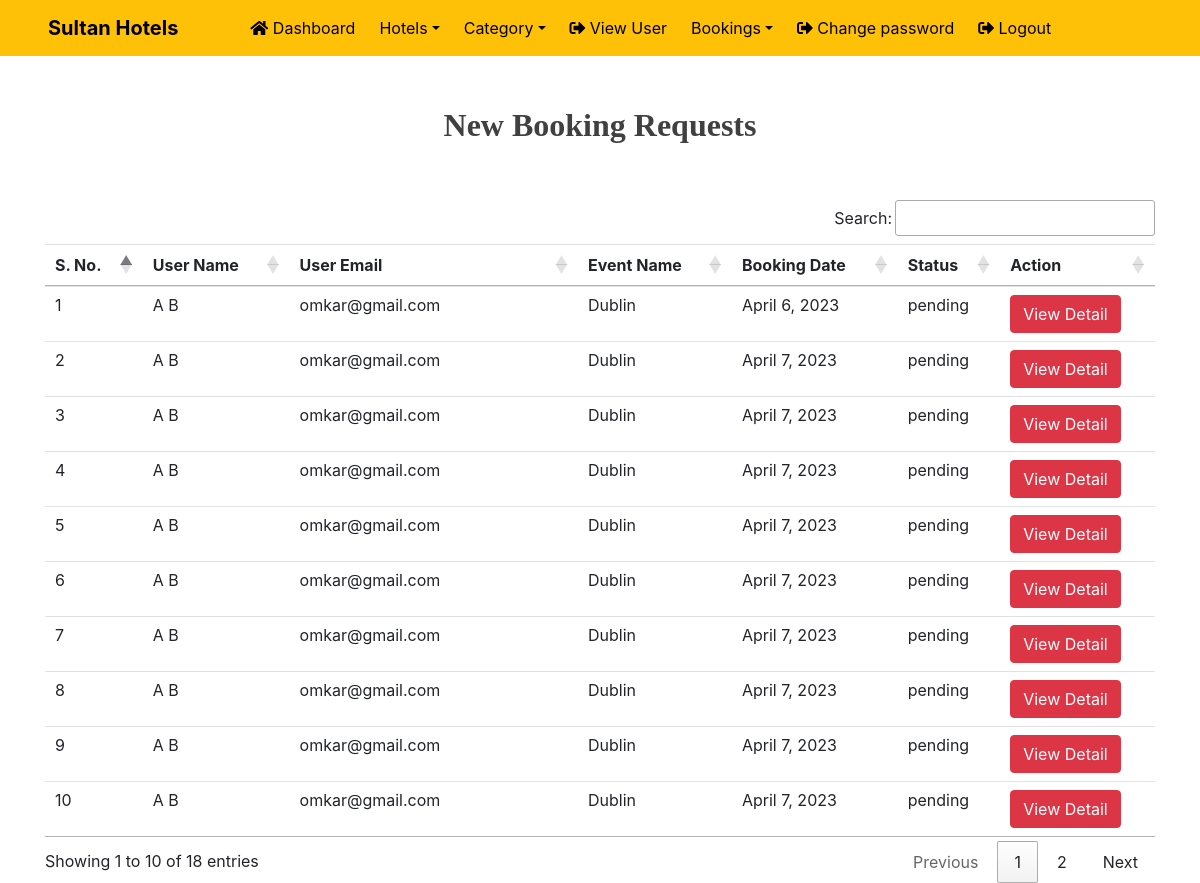
/booking_request (signed in), run on the app's committed database.
### EBS2021/models.py (models this page shows, shortened)
class Booking(models.Model):
    userinfo =models.ForeignKey(UserSignup,on_delete=models.CASCADE)
    eventinfo = models.ForeignKey(Event, on_delete=models.CASCADE)
    person=models.CharField(max_length=100,null=True)
    total=models.CharField(max_length=100,null=True)
    status = models.CharField(max_length=20,null=True)
    bookingdate = models.DateField(null=True)
    cardno = models.CharField(max_length=20,null=True)
    cvv = models.CharField(max_length=10,null=True)
    expirydate = models.CharField(max_length=50,null=True)

class UserSignup(models.Model):
    user = models.ForeignKey(User,on_delete=models.CASCADE)
    mobile = models.CharField(max_length=15,null=True)
    image = models.FileField(null=True)
    address = models.CharField(max_length=300,null=True,default=None)
    regdate = models.DateTimeField(auto_now_add=True,blank=True)

class Event(models.Model):
    eventname=models.CharField(max_length=100,null=True)
    image = models.FileField(null=True)
    category=models.CharField(max_length=100,null=True)
    description = models.CharField(max_length=300,null=True)
    startdate=models.DateField(null=True)
    enddate=models.DateField(null=True)
    venue=models.CharField(max_length=300,null=True)
    entryprice=models.CharField(max_length=100,null=True)
    creationdate = models.DateTimeField(default=datetime.now, blank=True)

### EBS2021/views.py (the view)
# urls.py: path('booking_request', booking_request ,name="booking_request"),
def booking_request(request):
    if not request.user.is_authenticated:
        return redirect('Login')
    b = Booking.objects.filter(status="pending")
    return render(request ,"booking_request.html",locals())

### EBS2021/templates/booking_request.html (shortened to what this page needs)
{% load static %}
{% block body %}
{% include 'header.html' %}
<link rel = stylesheet href="https://cdn.datatables.net/1.10.20/css/jquery.dataTables.min.css">
<link rel = stylesheet href="https://cdn.datatables.net/buttons/1.6.1/css/buttons.dataTables.min.css">
<div class="container" style="margin-top: 50px;">
    <h2 class = "text-center" style = "color : #404040 ; font-weight : bold ;
    font-family : Castellar"> New Booking Requests </h2>
<br><br>
<table class="table table-hover table-responsive-lg"id="example">
    <thead>
        <tr>
           <th>S. No.</th>
            <th>User Name</th>
            <th>User Email</th>
            <th>Event Name</th>
            <th>Booking Date</th>
            <th>Status</th>
            <th>Action</th>
        </tr>
    </thead>
    <tbody>
        {% for i in b %}
        <tr>
            <td>{{forloop.counter}}</td>
            <td>{{i.userinfo.user.first_name}} {{i.userinfo.user.last_name}}</td>
            <td>{{i.userinfo.user.username}}</td>
            <td>{{i.eventinfo.eventname}}</td>
            <td>{{i.bookingdate}}</td>
            <td>{{i.status}}</td>
            <td>
               <a href="{% url 'bookingdetail_admin' i.id %}" class="btn btn-danger">View Detail</a></td>
        </tr>
        {% endfor %}
    </tbody>
</table>
</div>
{% endblock %}

### data on the page
Booking: userinfo.user.first_name "A", userinfo.user.last_name "B", userinfo.user.username "omkar@gmail.com", eventinfo.eventname "Dublin", bookingdate "April 6, 2023", status "pending"
Booking: userinfo.user.first_name "A", userinfo.user.last_name "B", userinfo.user.username "omkar@gmail.com", eventinfo.eventname "Dublin", bookingdate "April 7, 2023", status "pending"
Booking: userinfo.user.first_name "A", userinfo.user.last_name "B", userinfo.user.username "omkar@gmail.com", eventinfo.eventname "Dublin", bookingdate "April 7, 2023", status "pending"
Booking: userinfo.user.first_name "A", userinfo.user.last_name "B", userinfo.user.username "omkar@gmail.com", eventinfo.eventname "Dublin", bookingdate "April 7, 2023", status "pending"
Booking: userinfo.user.first_name "A", userinfo.user.last_name "B", userinfo.user.username "omkar@gmail.com", eventinfo.eventname "Dublin", bookingdate "April 7, 2023", status "pending"
Booking: userinfo.user.first_name "A", userinfo.user.last_name "B", userinfo.user.username "omkar@gmail.com", eventinfo.eventname "Dublin", bookingdate "April 7, 2023", status "pending"
Booking: userinfo.user.first_name "A", userinfo.user.last_name "B", userinfo.user.username "omkar@gmail.com", eventinfo.eventname "Dublin", bookingdate "April 7, 2023", status "pending"
Booking: userinfo.user.first_name "A", userinfo.user.last_name "B", userinfo.user.username "omkar@gmail.com", eventinfo.eventname "Dublin", bookingdate "April 7, 2023", status "pending"
Booking: userinfo.user.first_name "A", userinfo.user.last_name "B", userinfo.user.username "omkar@gmail.com", eventinfo.eventname "Dublin", bookingdate "April 7, 2023", status "pending"
Booking: userinfo.user.first_name "A", userinfo.user.last_name "B", userinfo.user.username "omkar@gmail.com", eventinfo.eventname "Dublin", bookingdate "April 7, 2023", status "pending"
